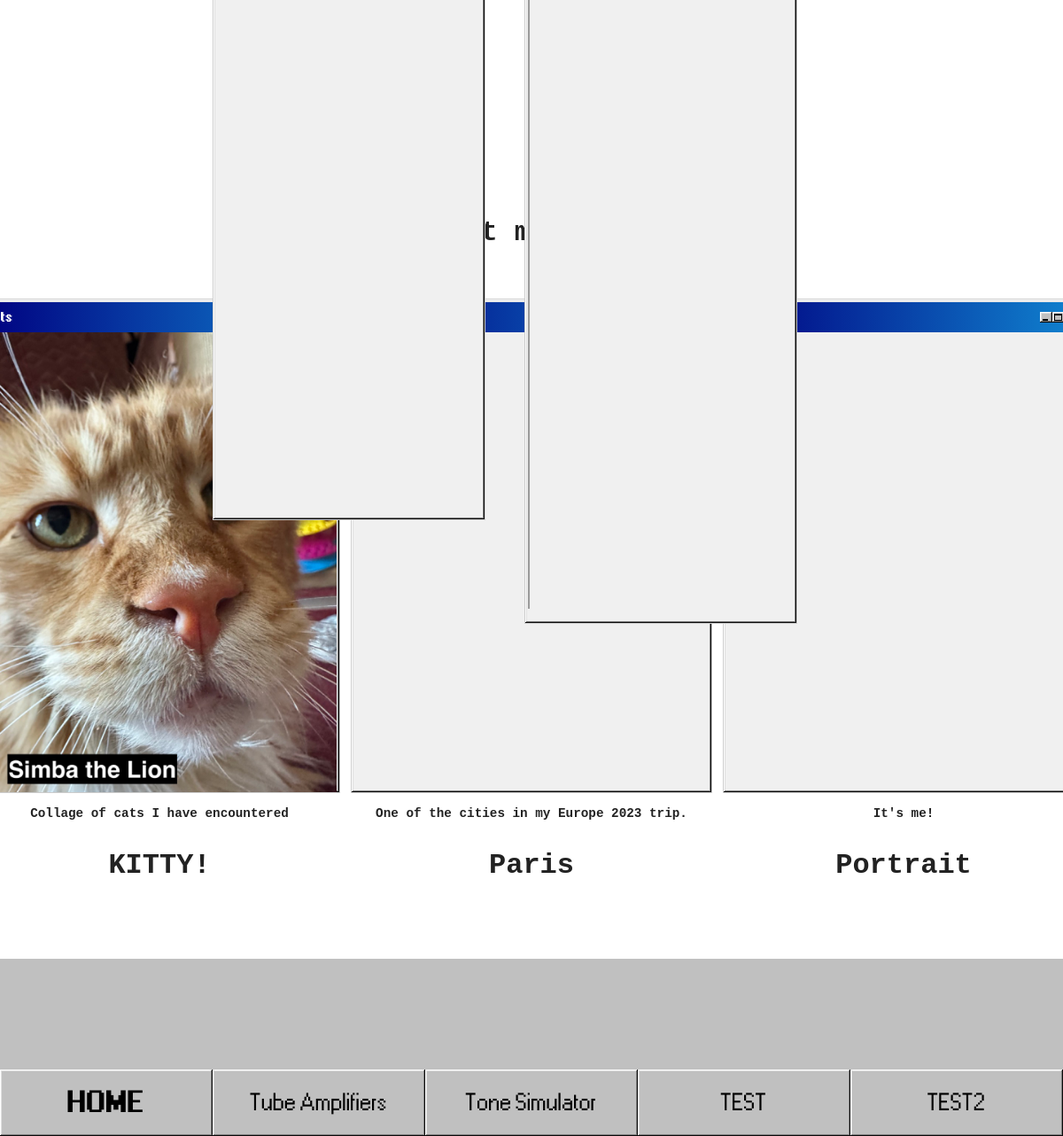
The app's page / (lower part), older data.
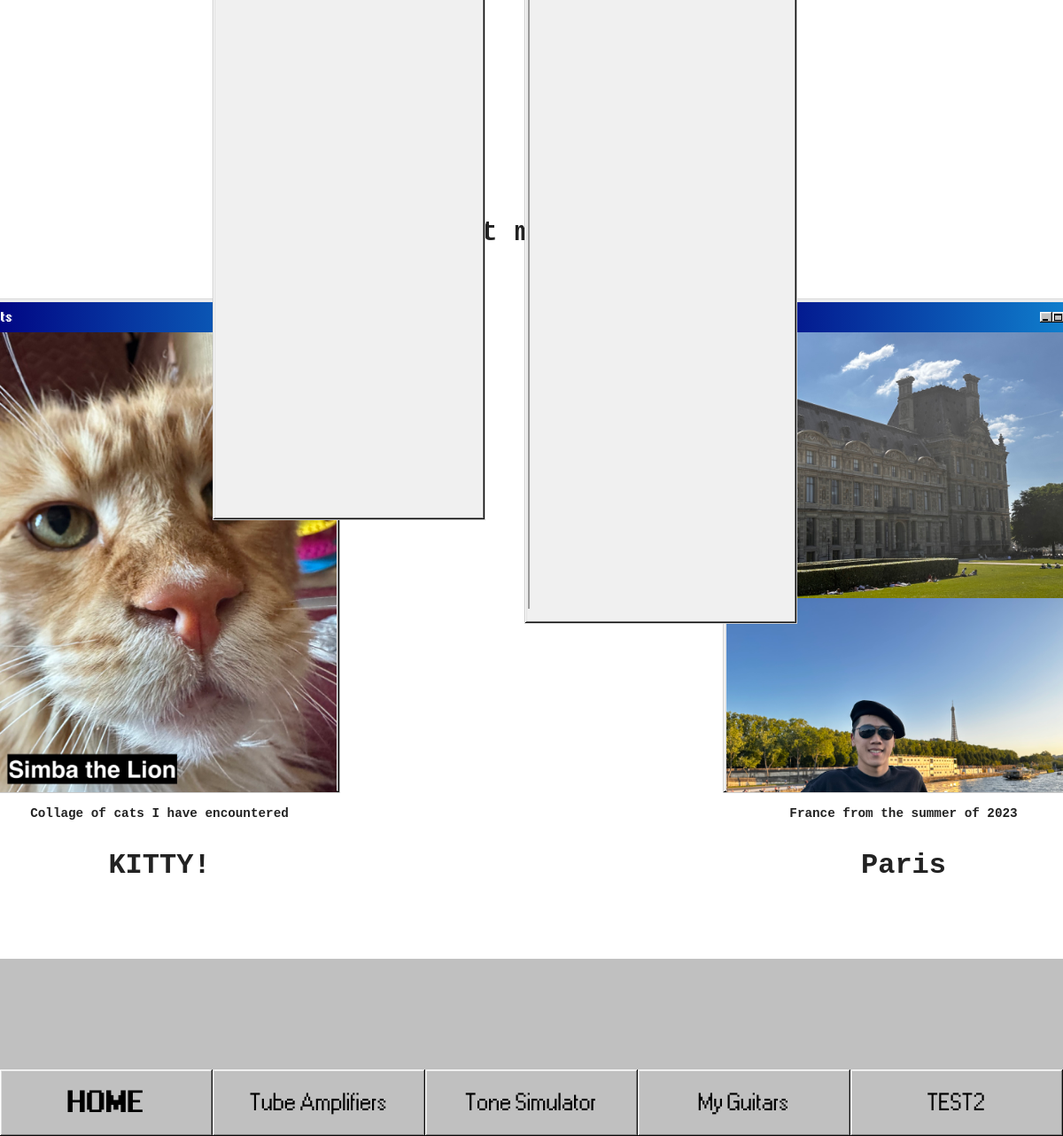
The same page, newer data.
### base/models.py (models this page shows, shortened)
class Room(models.Model):
  name = models.CharField(max_length=200)
  description = models.TextField(null=True, blank=True)
  updated = models.DateTimeField(auto_now=True)
  created = models.DateTimeField(auto_now_add=True)
  folders = models.TextField(null=True, blank=True)

class Window(models.Model):
    name = models.CharField(max_length=200)  # Window name
    description = models.TextField(blank=True, null=True)  # Optional description
    foldername = models.CharField(max_length=10, blank=True, null=True)  # New foldername field
    updated = models.DateTimeField(auto_now=True)  # Auto-update timestamp when modified
    created = models.DateTimeField(auto_now_add=True)  # Auto-set timestamp on creation

### base/views.py (the view)
# urls.py: path('', views.home, name="home"),
def home(request):
  rooms = Room.objects.all()
  windows = Window.objects.all()
  window_files = {}
  for window in windows:
    folder_path = os.path.join(settings.MEDIA_ROOT, 'images', str(window.foldername))
    if os.path.exists(folder_path):
        files = os.listdir(folder_path)
        files = [f for f in files if os.path.isfile(os.path.join(folder_path, f)) and f.lower().endswith(('.jpg', '.jpeg', '.png'))]
        files.sort()
    else:
        files = []
    window_files[window.foldername] = files
  context = {
      'windows': windows,
      'window_files': window_files,
      'MEDIA_URL': settings.MEDIA_URL,
      'rooms':rooms,
  }
  return render(request, 'base/index.html', context)

### base/templates/base/index.html (shortened to what this page needs)
{% extends 'main.html' %}
{% block content %}
<div style="display: flex; justify-content: center; align-items: center; flex-direction: column;">
  <div style="width: 70%; text-align: left; margin-bottom:3%">
  </div>
  <div style="text-align: center; margin-bottom:2%">
    <h3>Where I get my inspiration</h3>
  </div>
</div>
<div class="gallery">
  {% for window in windows %}
    <div class="gallery_container">
      <div class="window_gallery" id="window{{ window.foldername }}" data-aos="zoom-in"  >
        <div class="title-bar">
          <div class="title-bar-text">
            <p>{{ window.foldername }}</p>
          </div>
          <div class="title-bar-controls">
            <button aria-label="Minimize"></button>
            <button aria-label="Maximize"></button>
          </div>
        </div>
        <div class="window-body">
          {% for x, y in window_files.items %}
            {% if window.foldername == x %}
              {% for i in y %}
                <img src="{{ MEDIA_URL }}/images/{{ x }}/{{ i }}" width="100%">
              {% endfor %}
            {% endif %}
          {% endfor %}
        </div>
      </div>
      <div class="gallery_text" style="background-color:white;">
        <p>{{ window.description }}</p>
        <h3>{{ window.name }}</h3>
      </div>
    </div>
  {% endfor %}
</div>
{% endblock %}

### templates/navbar.html
{% load static %}
<div>
  <div class="button-bar">
      <a href="/"><button style="font-weight: bold; font-size: 30px">HOME</button></a>
      <a href="/test"><button style="font-size: 24px">Tube Amplifiers</button></a>
      <a href="/tonestack"><button style="font-size: 24px">Tone Simulator</button></a>
      {% for room in rooms %}
      <a href="/room/{{room.id}}"><button class="button" style="font-size:24px;">{{room.name}}</button></a>
      {% endfor %}
  </div>
</div>

Row changes from the older to the newer data that the page shows:
removed Window: description "It's me!", name "Portrait"
changed Room: name "TEST" → "My Guitars"
changed Window "Paris": foldername: picture added; description "One of the cities in my Europe 2023 trip." → "France from the summer of 2023"
